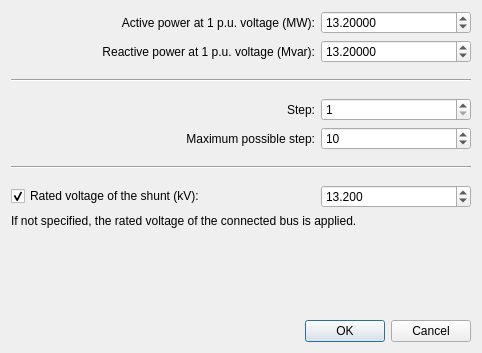
<?xml version="1.0" encoding="UTF-8"?>
<ui version="4.0">
 <class>Dialog</class>
 <widget class="QDialog" name="Dialog">
  <property name="geometry">
   <rect>
    <x>0</x>
    <y>0</y>
    <width>482</width>
    <height>353</height>
   </rect>
  </property>
  <property name="minimumSize">
   <size>
    <width>482</width>
    <height>353</height>
   </size>
  </property>
  <property name="maximumSize">
   <size>
    <width>482</width>
    <height>353</height>
   </size>
  </property>
  <property name="windowTitle">
   <string>Dialog</string>
  </property>
  <layout class="QVBoxLayout" name="verticalLayout">
   <item>
    <layout class="QHBoxLayout" name="horizontalLayout">
     <item>
      <spacer name="horizontalSpacer">
       <property name="orientation">
        <enum>Qt::Horizontal</enum>
       </property>
       <property name="sizeHint" stdset="0">
        <size>
         <width>40</width>
         <height>20</height>
        </size>
       </property>
      </spacer>
     </item>
     <item>
      <widget class="QLabel" name="label">
       <property name="text">
        <string>Active power at 1 p.u. voltage (MW):</string>
       </property>
       <property name="alignment">
        <set>Qt::AlignRight|Qt::AlignTrailing|Qt::AlignVCenter</set>
       </property>
      </widget>
     </item>
     <item>
      <widget class="QDoubleSpinBox" name="p_mw">
       <property name="minimumSize">
        <size>
         <width>150</width>
         <height>0</height>
        </size>
       </property>
       <property name="decimals">
        <number>5</number>
       </property>
       <property name="minimum">
        <double>0.000000000000000</double>
       </property>
       <property name="maximum">
        <double>5000.000000000000000</double>
       </property>
       <property name="singleStep">
        <double>1.000000000000000</double>
       </property>
       <property name="value">
        <double>13.199999999999999</double>
       </property>
      </widget>
     </item>
    </layout>
   </item>
   <item>
    <layout class="QHBoxLayout" name="horizontalLayout_4">
     <item>
      <spacer name="horizontalSpacer_2">
       <property name="orientation">
        <enum>Qt::Horizontal</enum>
       </property>
       <property name="sizeHint" stdset="0">
        <size>
         <width>40</width>
         <height>20</height>
        </size>
       </property>
      </spacer>
     </item>
     <item>
      <widget class="QLabel" name="label_4">
       <property name="text">
        <string>Reactive power at 1 p.u. voltage (Mvar):</string>
       </property>
       <property name="alignment">
        <set>Qt::AlignRight|Qt::AlignTrailing|Qt::AlignVCenter</set>
       </property>
      </widget>
     </item>
     <item>
      <widget class="QDoubleSpinBox" name="q_mvar">
       <property name="minimumSize">
        <size>
         <width>150</width>
         <height>0</height>
        </size>
       </property>
       <property name="decimals">
        <number>5</number>
       </property>
       <property name="minimum">
        <double>0.000000000000000</double>
       </property>
       <property name="maximum">
        <double>5000.000000000000000</double>
       </property>
       <property name="singleStep">
        <double>1.000000000000000</double>
       </property>
       <property name="value">
        <double>13.199999999999999</double>
       </property>
      </widget>
     </item>
    </layout>
   </item>
   <item>
    <spacer name="verticalSpacer_3">
     <property name="orientation">
      <enum>Qt::Vertical</enum>
     </property>
     <property name="sizeType">
      <enum>QSizePolicy::Fixed</enum>
     </property>
     <property name="sizeHint" stdset="0">
      <size>
       <width>20</width>
       <height>10</height>
      </size>
     </property>
    </spacer>
   </item>
   <item>
    <widget class="Line" name="line">
     <property name="orientation">
      <enum>Qt::Horizontal</enum>
     </property>
    </widget>
   </item>
   <item>
    <spacer name="verticalSpacer_4">
     <property name="orientation">
      <enum>Qt::Vertical</enum>
     </property>
     <property name="sizeType">
      <enum>QSizePolicy::Fixed</enum>
     </property>
     <property name="sizeHint" stdset="0">
      <size>
       <width>20</width>
       <height>10</height>
      </size>
     </property>
    </spacer>
   </item>
   <item>
    <layout class="QHBoxLayout" name="horizontalLayout_5">
     <item>
      <spacer name="horizontalSpacer_3">
       <property name="orientation">
        <enum>Qt::Horizontal</enum>
       </property>
       <property name="sizeHint" stdset="0">
        <size>
         <width>40</width>
         <height>20</height>
        </size>
       </property>
      </spacer>
     </item>
     <item>
      <widget class="QLabel" name="label_5">
       <property name="text">
        <string>Step:</string>
       </property>
       <property name="alignment">
        <set>Qt::AlignRight|Qt::AlignTrailing|Qt::AlignVCenter</set>
       </property>
      </widget>
     </item>
     <item>
      <widget class="QDoubleSpinBox" name="step">
       <property name="minimumSize">
        <size>
         <width>150</width>
         <height>0</height>
        </size>
       </property>
       <property name="decimals">
        <number>0</number>
       </property>
       <property name="minimum">
        <double>1.000000000000000</double>
       </property>
       <property name="maximum">
        <double>10.000000000000000</double>
       </property>
       <property name="singleStep">
        <double>1.000000000000000</double>
       </property>
       <property name="value">
        <double>1.000000000000000</double>
       </property>
      </widget>
     </item>
    </layout>
   </item>
   <item>
    <layout class="QHBoxLayout" name="horizontalLayout_6">
     <item>
      <spacer name="horizontalSpacer_4">
       <property name="orientation">
        <enum>Qt::Horizontal</enum>
       </property>
       <property name="sizeHint" stdset="0">
        <size>
         <width>40</width>
         <height>20</height>
        </size>
       </property>
      </spacer>
     </item>
     <item>
      <widget class="QLabel" name="label_6">
       <property name="text">
        <string>Maximum possible step:</string>
       </property>
       <property name="alignment">
        <set>Qt::AlignRight|Qt::AlignTrailing|Qt::AlignVCenter</set>
       </property>
      </widget>
     </item>
     <item>
      <widget class="QDoubleSpinBox" name="max_step">
       <property name="minimumSize">
        <size>
         <width>150</width>
         <height>0</height>
        </size>
       </property>
       <property name="decimals">
        <number>0</number>
       </property>
       <property name="minimum">
        <double>1.000000000000000</double>
       </property>
       <property name="maximum">
        <double>1000.000000000000000</double>
       </property>
       <property name="singleStep">
        <double>1.000000000000000</double>
       </property>
       <property name="value">
        <double>10.000000000000000</double>
       </property>
      </widget>
     </item>
    </layout>
   </item>
   <item>
    <spacer name="verticalSpacer_9">
     <property name="orientation">
      <enum>Qt::Vertical</enum>
     </property>
     <property name="sizeType">
      <enum>QSizePolicy::Fixed</enum>
     </property>
     <property name="sizeHint" stdset="0">
      <size>
       <width>20</width>
       <height>10</height>
      </size>
     </property>
    </spacer>
   </item>
   <item>
    <widget class="Line" name="line_4">
     <property name="orientation">
      <enum>Qt::Horizontal</enum>
     </property>
    </widget>
   </item>
   <item>
    <spacer name="verticalSpacer_10">
     <property name="orientation">
      <enum>Qt::Vertical</enum>
     </property>
     <property name="sizeType">
      <enum>QSizePolicy::Fixed</enum>
     </property>
     <property name="sizeHint" stdset="0">
      <size>
       <width>20</width>
       <height>10</height>
      </size>
     </property>
    </spacer>
   </item>
   <item>
    <layout class="QHBoxLayout" name="horizontalLayout_2">
     <item>
      <widget class="QCheckBox" name="vn_kv_check">
       <property name="text">
        <string>Rated voltage of the shunt (kV):</string>
       </property>
       <property name="checked">
        <bool>true</bool>
       </property>
      </widget>
     </item>
     <item>
      <spacer name="horizontalSpacer_5">
       <property name="orientation">
        <enum>Qt::Horizontal</enum>
       </property>
       <property name="sizeHint" stdset="0">
        <size>
         <width>40</width>
         <height>20</height>
        </size>
       </property>
      </spacer>
     </item>
     <item>
      <widget class="QDoubleSpinBox" name="vn_kv">
       <property name="minimumSize">
        <size>
         <width>150</width>
         <height>0</height>
        </size>
       </property>
       <property name="decimals">
        <number>3</number>
       </property>
       <property name="minimum">
        <double>0.001000000000000</double>
       </property>
       <property name="maximum">
        <double>5000.000000000000000</double>
       </property>
       <property name="value">
        <double>13.199999999999999</double>
       </property>
      </widget>
     </item>
    </layout>
   </item>
   <item>
    <widget class="QLabel" name="label_2">
     <property name="text">
      <string>If not specified, the rated voltage of the connected bus is applied.</string>
     </property>
    </widget>
   </item>
   <item>
    <spacer name="verticalSpacer">
     <property name="orientation">
      <enum>Qt::Vertical</enum>
     </property>
     <property name="sizeHint" stdset="0">
      <size>
       <width>20</width>
       <height>40</height>
      </size>
     </property>
    </spacer>
   </item>
   <item>
    <widget class="QDialogButtonBox" name="buttonBox">
     <property name="orientation">
      <enum>Qt::Horizontal</enum>
     </property>
     <property name="standardButtons">
      <set>QDialogButtonBox::Cancel|QDialogButtonBox::Ok</set>
     </property>
    </widget>
   </item>
  </layout>
 </widget>
 <resources/>
 <connections>
  <connection>
   <sender>buttonBox</sender>
   <signal>accepted()</signal>
   <receiver>Dialog</receiver>
   <slot>accept()</slot>
   <hints>
    <hint type="sourcelabel">
     <x>260</x>
     <y>468</y>
    </hint>
    <hint type="destinationlabel">
     <x>157</x>
     <y>274</y>
    </hint>
   </hints>
  </connection>
  <connection>
   <sender>buttonBox</sender>
   <signal>rejected()</signal>
   <receiver>Dialog</receiver>
   <slot>reject()</slot>
   <hints>
    <hint type="sourcelabel">
     <x>328</x>
     <y>468</y>
    </hint>
    <hint type="destinationlabel">
     <x>286</x>
     <y>274</y>
    </hint>
   </hints>
  </connection>
  <connection>
   <sender>vn_kv_check</sender>
   <signal>toggled(bool)</signal>
   <receiver>vn_kv</receiver>
   <slot>setEnabled(bool)</slot>
   <hints>
    <hint type="sourcelabel">
     <x>70</x>
     <y>261</y>
    </hint>
    <hint type="destinationlabel">
     <x>476</x>
     <y>252</y>
    </hint>
   </hints>
  </connection>
 </connections>
</ui>
